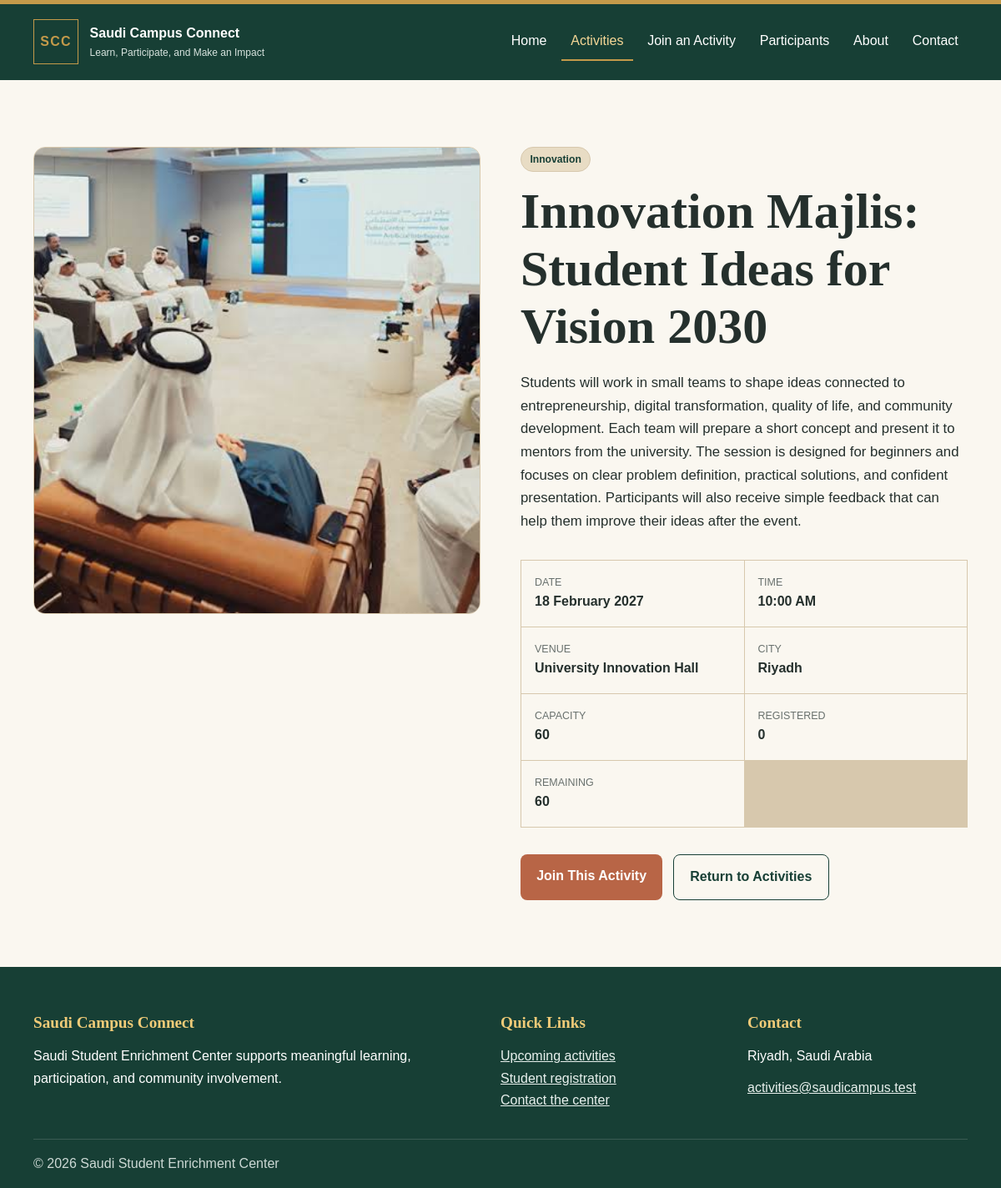
The page /activity.php?id=1 on the database its author committed.
### tables this page shows
CREATE TABLE activities (
    id INT UNSIGNED AUTO_INCREMENT PRIMARY KEY,
    title VARCHAR(150) NOT NULL,
    category VARCHAR(60) NOT NULL,
    activity_date DATE NOT NULL,
    start_time TIME NOT NULL,
    venue VARCHAR(150) NOT NULL,
    city VARCHAR(80) NOT NULL,
    short_summary VARCHAR(255) NOT NULL,
    full_details TEXT NOT NULL,
    image_name VARCHAR(120) NOT NULL,
    capacity INT UNSIGNED NOT NULL,
    created_at TIMESTAMP DEFAULT CURRENT_TIMESTAMP
);

### includes/helpers.php (called while the page is built, shortened)
<?php
function e($value)
{
    return htmlspecialchars((string) $value, ENT_QUOTES, 'UTF-8');
}
function getActivityById($conn, $id)
{
    $stmt = mysqli_prepare($conn, "SELECT * FROM activities WHERE id = ?");
    mysqli_stmt_bind_param($stmt, 'i', $id);
    mysqli_stmt_execute($stmt);
    $result = mysqli_stmt_get_result($stmt);
    return mysqli_fetch_assoc($result) ?: null;
}
function countRegistrations($conn, $activityId)
{
    $stmt = mysqli_prepare($conn, "SELECT COUNT(*) AS total FROM participants WHERE activity_id = ?");
    mysqli_stmt_bind_param($stmt, 'i', $activityId);
    mysqli_stmt_execute($stmt);
    $result = mysqli_stmt_get_result($stmt);
    $row = mysqli_fetch_assoc($result);
    return (int) $row['total'];
}
function formatDate($date)
{
    return date('j F Y', strtotime($date));
}
function formatTime($time)
{
    return date('g:i A', strtotime($time));
}

### activity.php (the view, shortened to what this page needs)
<?php
require_once 'includes/db.php';
require_once 'includes/helpers.php';
$activity = null;
$error = '';
$id = filter_input(INPUT_GET, 'id', FILTER_VALIDATE_INT);
if (!$id || $id < 1) {
    $error = 'The requested activity link is not valid.';
} else {
    $activity = getActivityById($conn, $id);
}
require 'includes/header.php';
?>
<section class="section-space">
    <div class="container">
        <?php if ($error): ?>
            <div class="empty-state">
                <h1>Activity unavailable</h1>
                <p><?= e($error) ?></p><a class="button" href="activities.php">Return to Activities</a>
            </div>
        <?php else: ?>
            <?php $registered = countRegistrations($conn, $activity['id']);
            $remaining = max(0, $activity['capacity'] - $registered); ?>
            <article class="detail-layout">
                <img class="detail-image" src="images/<?= e($activity['image_name']) ?>" alt="<?= e($activity['title']) ?>">
                <div class="detail-content">
                    <p class="badge"><?= e($activity['category']) ?></p>
                    <h1><?= e($activity['title']) ?></h1>
                    <p class="lead"><?= e($activity['full_details']) ?></p>
                    <dl class="detail-list">
                        <div>
                            <dt>Date</dt>
                            <dd><?= e(formatDate($activity['activity_date'])) ?></dd>
                        </div>
                        <div>
                            <dt>Time</dt>
                            <dd><?= e(formatTime($activity['start_time'])) ?></dd>
                        </div>
                        <div>
                            <dt>Venue</dt>
                            <dd><?= e($activity['venue']) ?></dd>
                        </div>
                        <div>
                            <dt>City</dt>
                            <dd><?= e($activity['city']) ?></dd>
                        </div>
                        <div>
                            <dt>Capacity</dt>
                            <dd><?= (int) $activity['capacity'] ?></dd>
                        </div>
                        <div>
                            <dt>Registered</dt>
                            <dd><?= $registered ?></dd>
                        </div>
                        <div>
                            <dt>Remaining</dt>
                            <dd><?= $remaining ?></dd>
                        </div>
                    </dl>
                    <div class="button-row">
                        <?php if ($remaining > 0): ?>
                            <a class="button" href="join.php?activity_id=<?= (int) $activity['id'] ?>">Join This Activity</a>
                        <?php else: ?>
                            <span class="button disabled">Registration Closed — Activity Full</span>
                        <?php endif; ?>
                        <a class="button button-secondary" href="activities.php">Return to Activities</a>
                    </div>
                </div>
            </article>
        <?php endif; ?>
    </div>
</section>
<?php require 'includes/footer.php'; ?>

### css/main.css (style rules this page uses)
:root { --green: #173f35; --sand: #e8dcc4; --cream: #faf7f0; --terra: #b86546; --charcoal: #25302d; --gold: #c49a4a; --white: #fff; --line: #d7c8ad; --radius: 14px; --shadow: 0 10px 25px rgba(37, 48, 45, 0.08); }
* { box-sizing: border-box; margin: 0; padding: 0; }
html { scroll-behavior: smooth; }
body { font-family: Arial, Helvetica, sans-serif; background: var(--cream); color: var(--charcoal); line-height: 1.65; }
img { display: block; max-width: 100%; }
a { color: inherit; }
.container { width: min(1120px, calc(100% - 2rem)); margin: auto; }
.section-space { padding: 5rem 0; }
h1, h2, h3 { font-family: Georgia, "Times New Roman", serif; line-height: 1.15; }
h1 { font-size: clamp(2.4rem, 6vw, 5.2rem); margin-bottom: 1.2rem; }
.button-row { display: flex; gap: 0.8rem; flex-wrap: wrap; margin-top: 1.7rem; }
.button { display: inline-block; border: 0; background: var(--terra); color: var(--white); padding: 0.85rem 1.2rem; text-decoration: none; border-radius: 8px; font-weight: 700; cursor: pointer; transition: 0.2s; }
.button-secondary { background: transparent; color: var(--green); border: 1px solid var(--green); }
.badge { display: inline-block; color: var(--green); background: var(--sand); border: 1px solid var(--line); border-radius: 999px; padding: 0.25rem 0.65rem; font-size: 0.76rem; font-weight: 700; }
.detail-layout { display: grid; grid-template-columns: 1fr 1fr; gap: 3rem; align-items: start; }
.detail-image { width: 100%; height: 560px; object-fit: cover; border-radius: var(--radius); border: 1px solid var(--line); }
.detail-content h1 { font-size: clamp(2.2rem, 5vw, 4.3rem); margin-top: 0.8rem; }
.lead { font-size: 1.05rem; }
.detail-list { display: grid; grid-template-columns: repeat(2, 1fr); gap: 1px; background: var(--line); margin: 2rem 0; border: 1px solid var(--line); }
.detail-list div { background: var(--cream); padding: 1rem; }
.detail-list dt { font-size: 0.78rem; text-transform: uppercase; color: #69716e; }
.detail-list dd { font-weight: 700; }

### rows shown on the page
activities: image_name (picture), category "Innovation", title "Innovation Majlis: Student Ideas for Vision 2030", full_details "Students will work in small teams to shape ideas connected to entrepreneurship, digital transformation, quality of life, and community development. Each team will prepare a short concept and present it to mentors from the university. The session is designed for beginners and focuses on clear problem definition, practical solutions, and confident presentation. Participants will also receive simple feedback that can help them improve their ideas after the event.", activity_date "18 February 2027", start_time "10:00 AM", venue "University Innovation Hall", city "Riyadh", capacity "60"

### other values the page prints
$registered "0"
